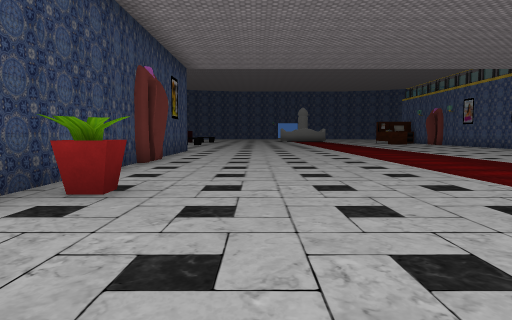
view 1 (above)

22 first-person views from a walk through a scene from a Unity 3-D project. The camera is 1.2 m above the floor, tilts 4° down and sees 70° across. The floor is counted in squares, 2 m on a side. Each view is taken from the middle of a square. On the plan, view 1 faces up. The plan holds only what a view shows up to about 10 squares ahead; the rest is blank. The place goes on beyond the plan. The player is left out. Some animated figures are left out. Door leaves are left out, so doorways stand open. Some surface patterns are stand-ins.

view 2
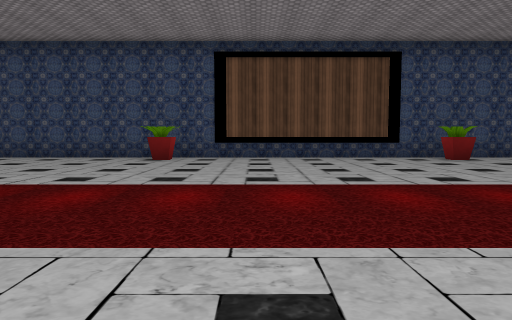

view 3
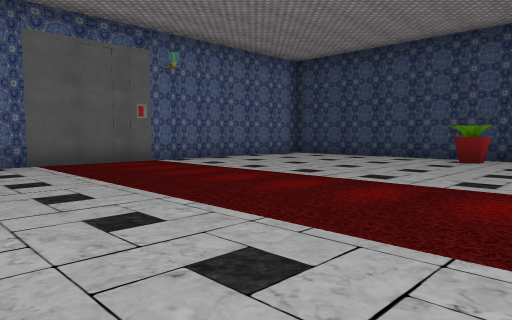

view 4
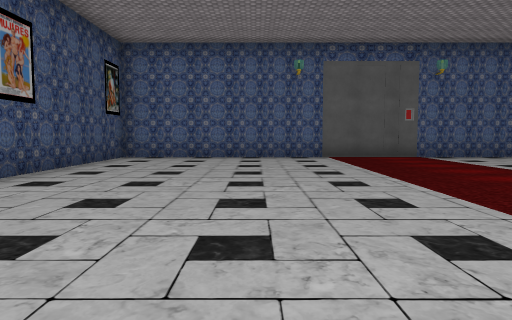

view 5
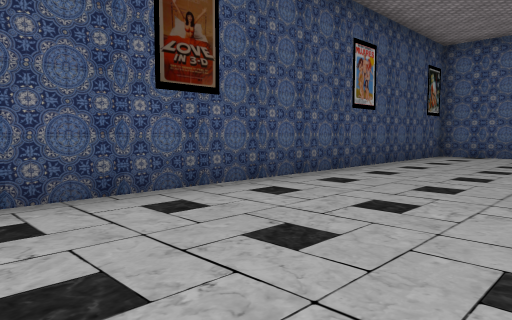

view 6
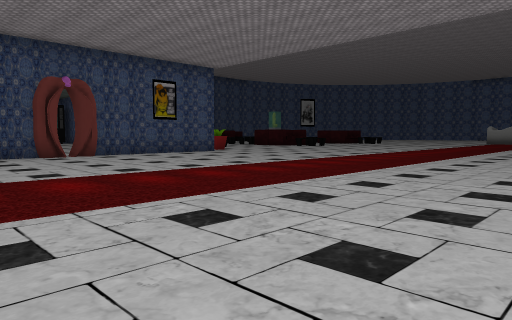

view 7
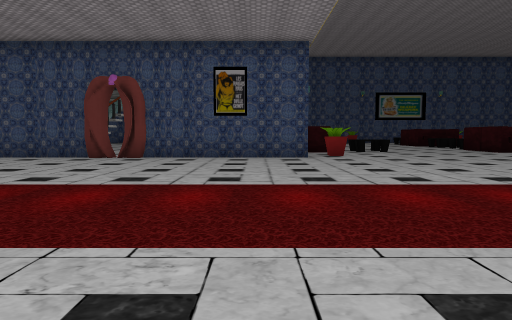

view 8
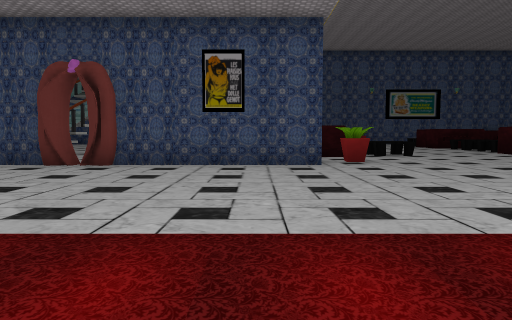

view 9
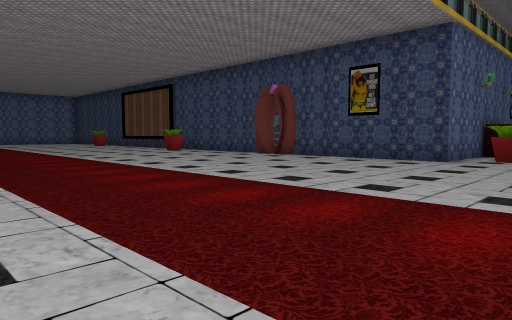

view 10
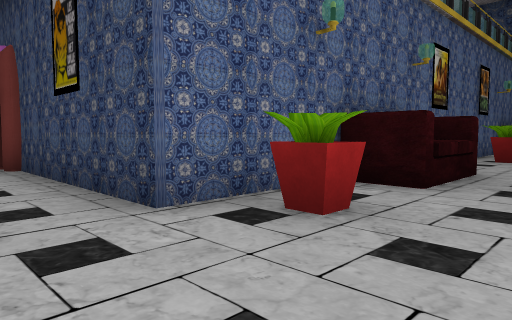

view 11
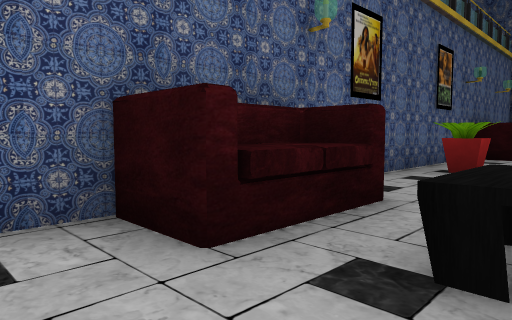

view 12
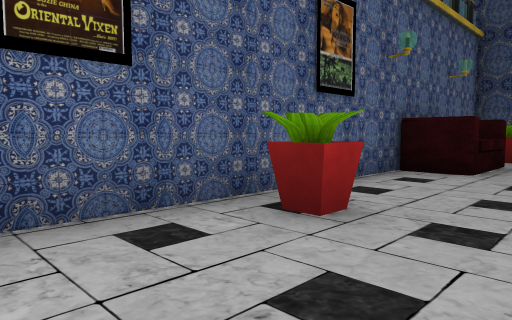

view 13
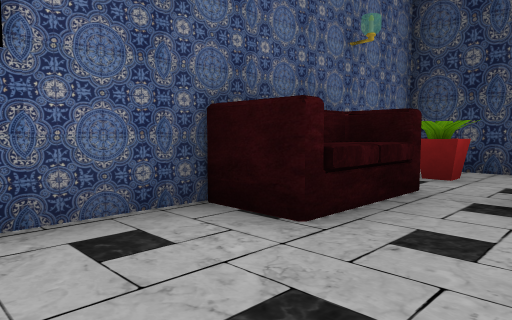

view 14
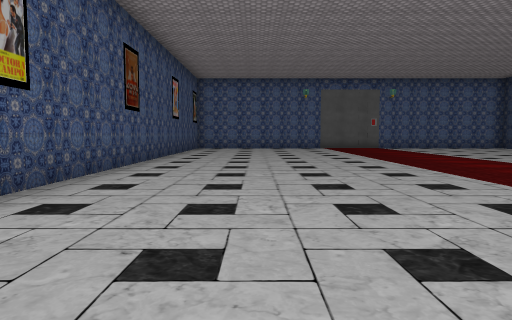

view 15
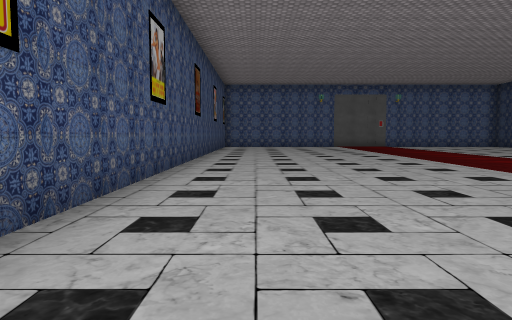

view 16
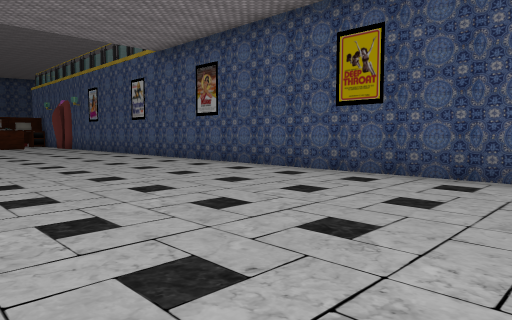

view 17
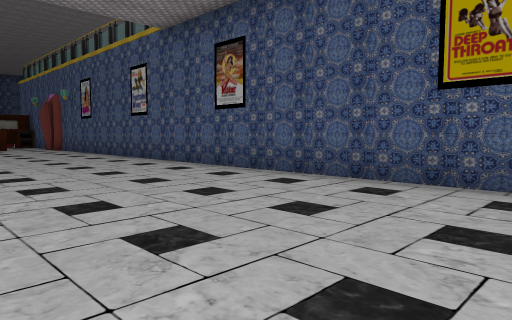

view 18
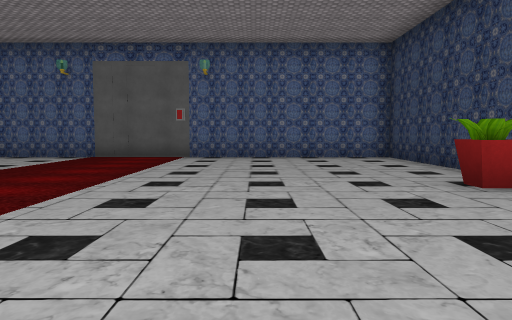

view 19
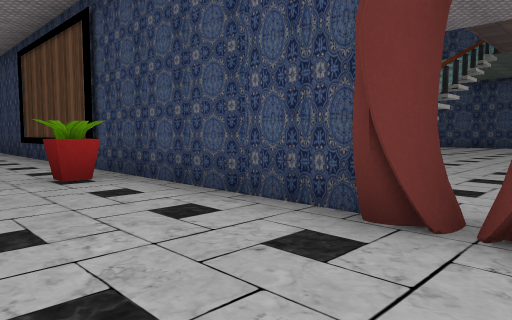

view 20
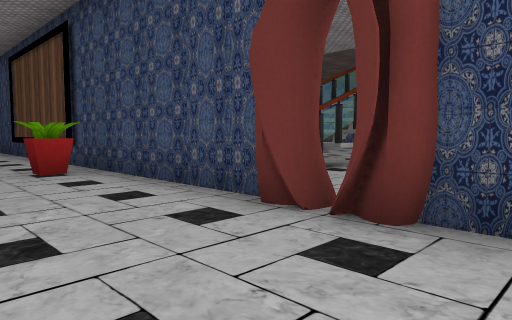

view 21
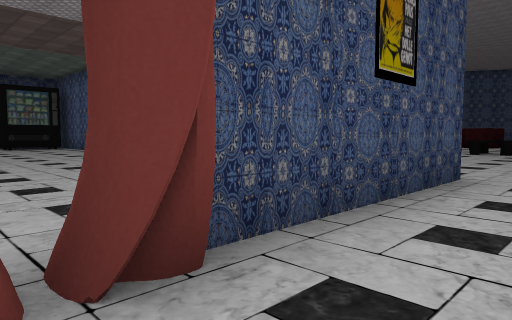

view 22
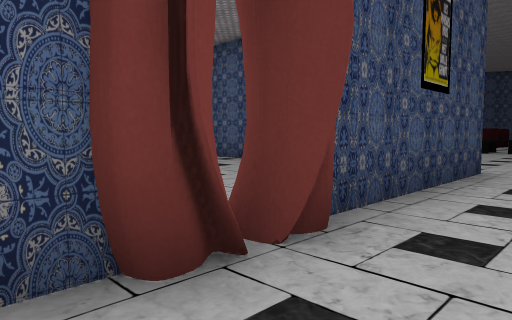

### Floor plan
Points are (right, up) in squares from view 1. A wall is a line through its corners. A room is listed if a view was taken in it or the views show most of it. See-through windows are left out.
Room 1 (views 1, 2, 3, 4, 5, 6, 7, 8, 9, 10, 11, 14, 15, 16, 17, 18, 19, 20, 21, 22)
walls: (-2.5, 7.6) (-2.5, -8.6) (2.6, -8.6); (-2.3, 9.1) (-2.2, 8.7) (-2.8, 8.5); (-2.5, 12.6) (-2.5, 9.2) (-2, 9); (5.4, -8.6) (10.5, -8.6) (10.5, 12.5); (10.5, 14.4) (10.5, 15.8); (-4.5, 13.4) (-3.4, 13.4)
ways out: opening at (-4, 15) to room 2; gap at (-3, 8) to room 2
objects: other object (-3, 13); other object (-3, 14); other object (-2, -3); other object (-2, 4); other object (3, -9) to (5, -9); other object (11, 13)
Room 2 (views 12, 13)
walls: (-6.9, 5.6) (-6.4, 5.6); (-9.5, 13.4) (-8.4, 13.4); (-13.5, 13.4) (-11.4, 13.4); (-7.5, 13.3) (-8.9, 13.3); (-18.4, 14.9) (-18.4, 13.5)
ways out: opening at (-4, 15) to room 1; gap at (-3, 8) to room 1
objects: other object (-17, 14); other object (-16, 14) to (-14, 14); other object (-11, 13); other object (-10, 13); other object (-10, 14); other object (-7, 6); other object (-7, 14) to (-5, 14); other object (-6, 6); other object (-6, 16); other object (-5, 6)

Where each view was taken, in squares from view 1:
view 1: 0 up, 0 right, facing up
view 2: 1 down, 7 right, facing left
view 3: 1 down, 7 right, facing down-left
view 4: 1 up, 7 right, facing down
view 5: 2 up, 7 right, facing down-right
view 6: 5 up, 8 right, facing up-left
view 7: 12 up, 7 right, facing left
view 8: 12 up, 5 right, facing left
view 9: 16 up, 6 right, facing down-left
view 10: 16 up, 1 left, facing down-left
view 11: 16 up, 4 left, facing down-left
view 12: 16 up, 8 left, facing down-left
view 13: 16 up, 12 left, facing down-left
view 14: 7 up, 8 right, facing down
view 15: 9 up, 9 right, facing down
view 16: 4 up, 5 right, facing up-right
view 17: 6 up, 6 right, facing up-right
view 18: 1 up, 1 right, facing down
view 19: 9 up, 0 right, facing down-left
view 20: 10 up, 0 right, facing down-left
view 21: 8 up, 1 left, facing up-left
view 22: 7 up, 1 left, facing up-left
